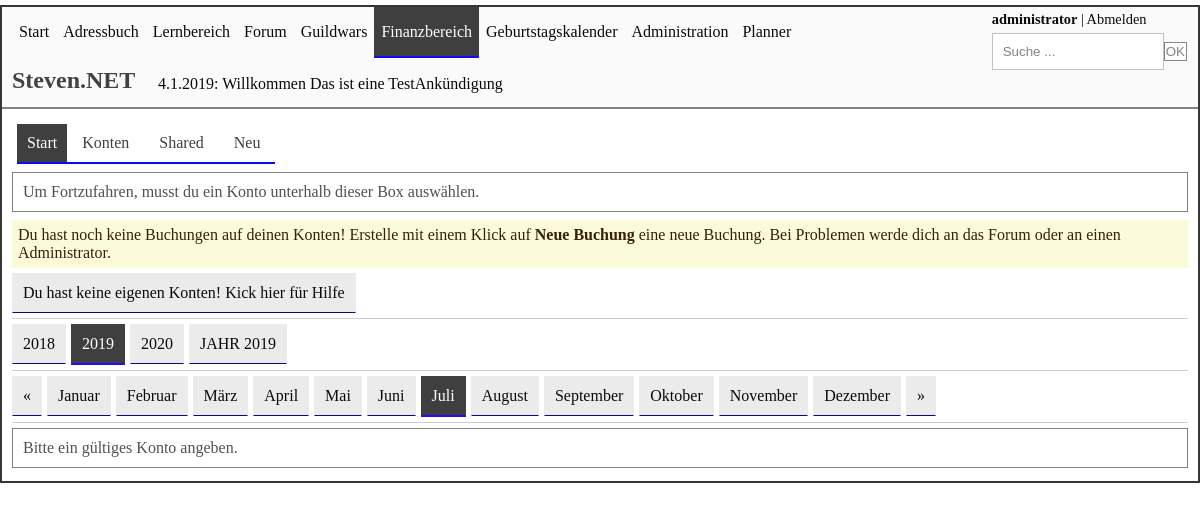
The page /finanzen/index.php (signed in) on the database its author committed.
### tables this page shows
CREATE TABLE `uebersicht_kacheln` (
  `id` int(11) NOT NULL,
  `timestamp` timestamp NOT NULL DEFAULT CURRENT_TIMESTAMP ON UPDATE CURRENT_TIMESTAMP,
  `name` varchar(250) NOT NULL COMMENT 'Name der Kachel',
  `link` varchar(250) NOT NULL COMMENT 'Link zur Startseite der Kachel',
  `beschreibung` varchar(250) NOT NULL COMMENT 'Beschreibung der Kachel',
  `sortierung` int(11) NOT NULL COMMENT 'Sortierung',
  `active` tinyint(4) DEFAULT NULL COMMENT 'Kachel aktiviert',
  `cssID` varchar(250) NOT NULL,
  `rightID` int(11) NOT NULL
);

CREATE TABLE `docu` (
  `id` int(11) NOT NULL COMMENT 'Primary Key',
  `timestamp` timestamp NOT NULL DEFAULT CURRENT_TIMESTAMP COMMENT 'Erstellungsdatum des Eintrags',
  `text` text NOT NULL COMMENT 'Text des Eintrags',
  `autor` int(11) NOT NULL
);

### includes/objekt/mysql.class.php (called while the page is built, shortened)
<?php
class Sql
{
    function connectToDBNewWay()
    {
        try {
            $dbname = $this->getDBName();
            $db = new PDO(
                "mysql:host=localhost;dbname=$dbname", "62_flathacksql1", "12141214", array(PDO::MYSQL_ATTR_INIT_COMMAND => "SET NAMES utf8")
            );
        } catch (Exception $e) {
            $css = '<link href="/flatnet2/css/error.css" type="text/css" rel="stylesheet" />';
            $errorText = "<p class='info'>Datenbank Error</p>";
            $bild = "<img src='/flatnet2/images/fehler/grund.PNG' name='' alt='DatenbankError'>";
            $errorBeschreibung = "<p>Quggan traurig, Quaggan kann die Datenbank nicht finden, nur Errors.</p>";
            die(
                "<body><div><div class='wrapper'>"
                . $css
                . $errorText
                . $bild
                . $errorBeschreibung
                . "</div></div></body></html>"
            );
        }
        return $db;
    }
    function getDBName()
    {
        $name = "62_flathacksql1";
        return $name;
    }
    function getObjektInfo(string $query)
    {
        $db = $this->connectToDBNewWay();
        $stmt = $db->query($query);
        $results = $stmt->fetchAll(PDO::FETCH_OBJ);
        return $results;
    }
    function sqlselect(string $query)
    {
        $results = $this->getObjektInfo($query);
        return $results;
    }
}
?>

### includes/objekt/functions.class.php (the view, shortened to what this page needs)
<?php
require 'mysql.class.php';
class Functions extends Sql
{
    public function getUserID($username)
    {
        $userInfo = $this->sqlselect("SELECT id, Name FROM benutzer WHERE Name = '$username' LIMIT 1");
        if (isset($userInfo[0]->id)) {
            $userID = $userInfo[0]->id;
        } else {
            $userID = 0;
        }
        return $userID;
    }
    public function userHasRight($id, $user)
    {
        if ($user == 0) {
            $user = $this->getUserID($_SESSION['username']);
        }
        $query = "SELECT besitzer, right_id FROM rights WHERE besitzer = $user AND right_id = $id LIMIT 1";
        $userHasRight = $this->sqlselect($query);
        if (isset($userHasRight[0]->besitzer) and isset($userHasRight[0]->right_id)) {
            if ($userHasRight[0]->besitzer == $user and $userHasRight[0]->right_id == $id) {
                return true;
            } else {
                return false;
            }
        } else {
            return false;
        }
    }
    public function header()
    {
        echo '<link href="/flatnet2/css/style.css" type="text/css" rel="stylesheet" />';
        echo "<header class='header'>";
        echo "<div class='userInfo'>";
        if (isset($_SESSION["username"])) {
            echo "<p><strong><a href='/flatnet2/usermanager/usermanager.php'>" . $_SESSION['username'] . "</a></strong> | ";
            echo "<a href='/flatnet2/includes/logout.php'> Abmelden </a></p>";
        }
        echo "<div class='suche'>";
        echo "<form method='get'>";
        echo "<input type=text name='suche' value='' placeholder='Suche ...' id='suche' />";
        echo "<input type=submit value='OK' />";
        echo "</form>";
        echo "</div>";
        echo "</div>";
        $this->showNaviLinks();
        echo "<div id='ueberschrift'>
        <h1><a href='/flatnet2/uebersicht.php'>Steven.NET</a></h1>
        </div>";
        $this->ankuendigung();
        echo "</header>";
    }
    public function showNaviLinks()
    {
        echo "<ul id='navigation'>";
        $kacheln = $this->sqlselect("SELECT * FROM uebersicht_kacheln WHERE active=1 ORDER BY sortierung");
        if ($this->userHasRight(7, 0) == "true") {
            echo "<li>	<a href='/flatnet2/uebersicht.php' id='uebersicht'>Start</a></li>";
        }
        for ($i = 0; $i < sizeof($kacheln); $i++) {
            if ($this->userHasRight($kacheln[$i]->rightID, 0) == true) {
                echo "<li>";
                echo "<a id='" . $kacheln[$i]->cssID . "' href='" . $kacheln[$i]->link . "'>" . $kacheln[$i]->name . "</a>";
                echo "</li>";
            }
        }
        echo "</ul>";
    }
    public function ankuendigung()
    {
        if ($this->userHasRight(24, 0) == true) {
            echo "<div class='InfoCenter'>";
            $docuInfo = $this->sqlselect("SELECT *, month(timestamp) AS monat, day(timestamp) AS tag, year(timestamp) AS jahr FROM docu ORDER BY timestamp DESC LIMIT 1");
            if (isset($docuInfo[0]->text)) {
                echo "<a href='/flatnet2/informationen/hilfe.php'>" . $docuInfo[0]->tag . "." . $docuInfo[0]->monat . "." . $docuInfo[0]->jahr . "</a>: " . strip_tags(substr($docuInfo[0]->text, 0, 80));
            }
            echo "</div>";
        }
    }
}

### css/style.css (style rules this page uses)
html { overflow: scroll; }
body { font-size: 1em; font-style: normal; font-weight: normal; text-decoration: none; }
* { padding: 0px; margin: 0px; }
p { padding-bottom: 5px; font-size: 1em; }
h1 { font-size: 1.5em; padding-top: 5px; padding-bottom: 15px; color: #3f3f3f; }
a { color: #000095; text-decoration: none; font-size: 1em; }
li { margin-left: 28px; }
.header { padding: 10px; background-color: #fafafa; border-bottom: 2px solid gray; color: rgb(139, 139, 139); height: 80px; overflow: hidden; }
.suche input[type=submit] { padding: 1px; border: 1px solid gray; color: gray; }
.suche input[type=text] { padding: 10px; width: 150px; }
.userInfo { max-width: 20%; float: right; border: 1px solid transparent; margin-top: -17px; max-height: 100px; overflow: hidden; padding-top: 10px; color: black; font-size: 0.9em; }
.userInfo a, .userInfo p { color: black; }
.header #ueberschrift { margin-top: 4px; }
.header #ueberschrift a { color: rgb(59, 59, 59); }
.header #navigation li { display: inline; margin: 0px; }
.header #navigation { margin-top: -10px; }
.header #navigation li a:link, .header #navigation li a:visited { padding: 15px 6px 15px 6px; display: inline-block; border: 1px solid transparent; text-align: center; color: black; -webkit-transition: all 0.4s ease-in-out; -moz-transition: all 0.4s ease-in-out; -ms-transition: all 0.4s ease-in-out; -o-transition: all 0.4s ease-in-out; transition: all 0.4s ease-in-out; text-decoration: none; }
#uebersicht #uebersicht, #guildwars #guildwars, #forum #forum, #profil #profil, #adressbuch #adressbuch, #learner #learner, #toyota #toyota, #planner #planner, #gebkalender #gebkalender, #informationen #dokumentation, #kontakt #kontakt, #administration #administration, #kontakt2 #kontakt, #doku #doku, #quellen #quellen, #finanzen #finanzen, #impressum #impressum { border-bottom: 2px solid #0400ff; background-color: #383838; color: white; -webkit-transition: all 0.4s ease-in-out; -moz-transition: all 0.4s ease-in-out; -ms-transition: all 0.4s ease-in-out; -o-transition: all 0.4s ease-in-out; transition: all 0.4s ease-in-out; }
input[type=submit] { -webkit-transition: all 0.3s ease-in-out; -moz-transition: all 0.3s ease-in-out; -ms-transition: all 0.3s ease-in-out; -o-transition: all 0.3s ease-in-out; transition: all 0.3s ease-in-out; background: white; padding: 4px 12px 4px 12px; border: 1px solid #3366FF; cursor: pointer; color: #3366FF; }
input[type=text], input[type=number] { padding: 5px; border: 1px solid #c0c0c0; background: white; }
.InfoCenter, .InfoCenter a, .InfoCenter a:hover, .InfoCenter a:visited, .InfoCenter a:visited:hover { color: black; }
.InfoCenter { padding: 5px; margin-top: -40px; margin-left: 140px; border: 1px solid transparent; overflow: hidden; max-height: 50px; }

### rows shown on the page
uebersicht_kacheln: name "Adressbuch"
uebersicht_kacheln: name "Lernbereich"
uebersicht_kacheln: name "Forum"
uebersicht_kacheln: name "Guildwars"
uebersicht_kacheln: name "Finanzbereich"
uebersicht_kacheln: name "Geburtstagskalender"
uebersicht_kacheln: name "Administration"
uebersicht_kacheln: name "Planner"
docu: text "Willkommen Das ist eine TestAnkündigung"

### other values the page prints
$_SESSION['username'] "administrator"
$docuInfo[0]->tag "4"
$docuInfo[0]->monat "1"
$docuInfo[0]->jahr "2019"
$jahrprev "2018"
$jahr "2019"
$jahrforw "2020"
